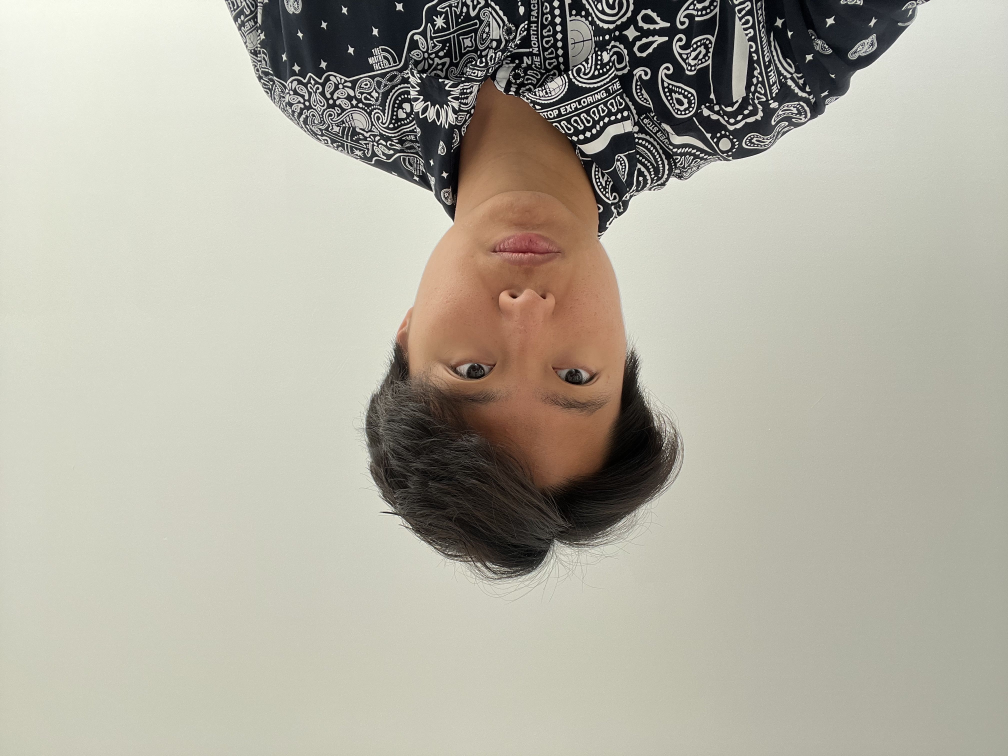
#> input picture COMP6528_CLAB1/image4.jpg, 4032 x 3024 px (shown at 1/4 size)
$ python task5.py
#> lines starting #> are read from the running program, lines starting #| are printed output that depends on the picture
# %%
# Imports
import numpy as np
import matplotlib.pyplot as plt
import cv2
import math

img3 = cv2.imread('image4.jpg', cv2.IMREAD_UNCHANGED)
#> img3 is the input picture: shape (3024, 4032, 3); mean B, G, R 160.8, 173.5, 177
img3 = cv2.rotate(img3, cv2.ROTATE_180)
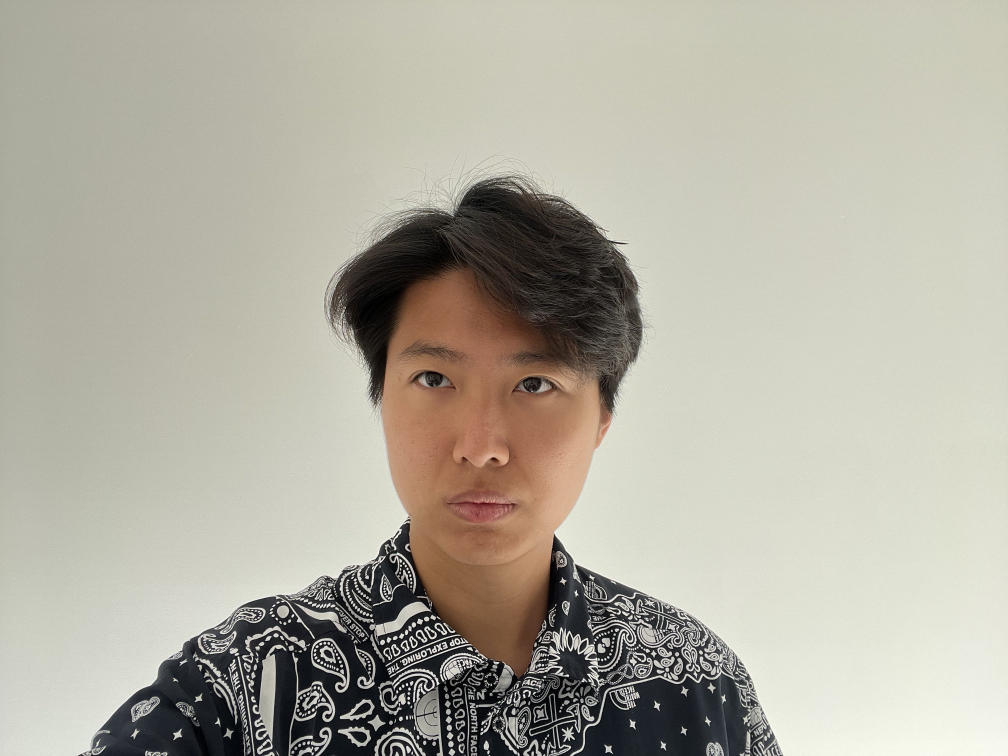
#> img3: shape (3024, 4032, 3) (shown at 1/4 size); mean B, G, R 160.8, 173.5, 177
img3 = cv2.cvtColor(img3, cv2.COLOR_BGR2RGB)
img3 = cv2.resize(img3, (512, 384))
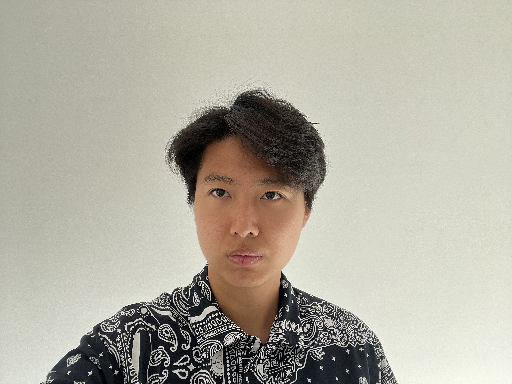
#> img3: shape (384, 512, 3); mean R, G, B 176.8, 173.3, 160.6
plt.imshow(img3)
plt.title('original image')
plt.show()


# %% 1
def my_rotation(img, angle):
#> called with angle = -90
    if angle > 90 or angle < -90:
        raise Exception('angle should be in [-90,90]')
    # get the rotation matrix
    rotation_matrix = cv2.getRotationMatrix2D((img.shape[1] // 2, img.shape[0] // 2), -angle, 1)
#> rotation_matrix = [[6.12e-17, 1, 64], [-1, 6.12e-17, 448]]
    # get the rotated image
    rotated_img = cv2.warpAffine(img, rotation_matrix, (img.shape[1], img.shape[0]))
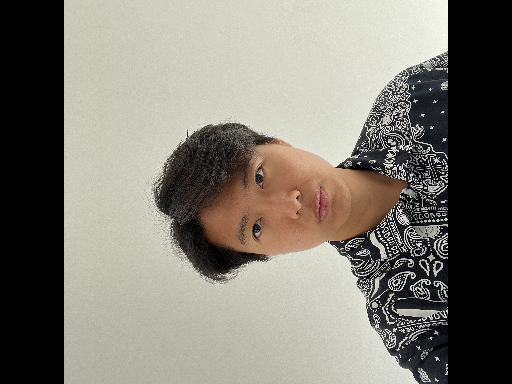
#> rotated_img: shape (384, 512, 3); mean R, G, B 126.8, 123.1, 113.8
    return rotated_img


plt.imshow(my_rotation(img3, -90))
plt.title('-90 degree')
plt.show()

plt.imshow(my_rotation(img3, -45))
plt.title('-45 degree')
plt.show()

plt.imshow(my_rotation(img3, -15))
plt.title('-15 degree')
plt.show()

plt.imshow(my_rotation(img3, 45))
#> call 4 of my_rotation, with angle = 45
#> in my_rotation (call 4), `rotated_img = cv2.warpAffine(img, rotation_matrix, (img.shape[1], img...`:
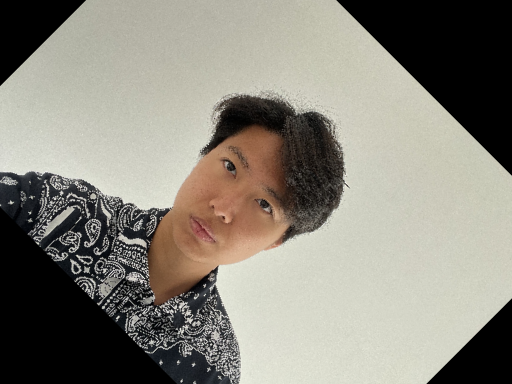
#> rotated_img: shape (384, 512, 3); mean R, G, B 138.3, 134.7, 124.4
plt.title('45 degree')
plt.show()

plt.imshow(my_rotation(img3, 90))
#> in my_rotation (call 5), `rotated_img = cv2.warpAffine(img, rotation_matrix, (img.shape[1], img...`:
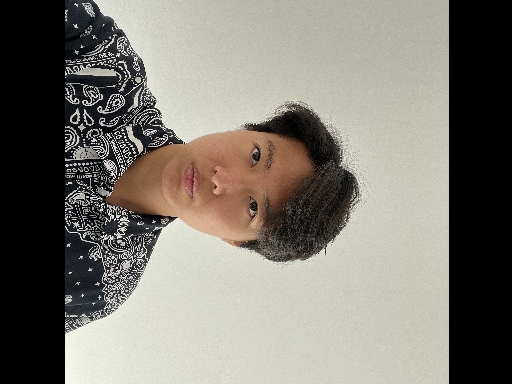
#> rotated_img: shape (384, 512, 3); mean R, G, B 126.7, 123.1, 113.7
plt.title('90 degree')
plt.show()


# %% 2
def my_rotation1(img, angle, forward=True):
    # create the result image
    img1 = np.zeros((img.shape[0], img.shape[1], img.shape[2]))
    # detect if the angle is in [-90,90]
    if angle > 90 or angle < -90:
        raise Exception('angle should be in [-90,90]')
    # get the center of the image
    center = np.array([img.shape[1] // 2, img.shape[0] // 2])
    # angle to radian
    pi_degree = math.radians(angle)
    # create the rotation matrix
    if forward:
        warping_matrix = np.array([[math.cos(pi_degree), -math.sin(pi_degree)], [math.sin(pi_degree),
                                                                                 math.cos(pi_degree)]])
    else:
        warping_matrix = np.linalg.inv(np.array([[math.cos(pi_degree), -math.sin(pi_degree)], [math.sin(pi_degree),
                                                                                               math.cos(pi_degree)]]))
    # iterate through index of the source or the result image
    for i in range(img.shape[0]):
        for j in range(img.shape[1]):
            # center the coordinate
            coordinate = np.array([j,i]) - center
            # perform the rotation
            coordinate_new = np.dot(warping_matrix, coordinate)
            # generate the new coordinate
            x = int(coordinate_new[0] + center[0])
            y = int(coordinate_new[1] + center[1])
            # check if the new coordinate is in the image
            if img.shape[1] > x >= 0 and img.shape[0] > y >= 0:
                # update the result image
                if forward:
                    img1[y,x] = img[i,j]
                else:
                    img1[i, j] = img[y, x]
    return img1.astype(np.uint8)

for i in [-90,-45,-15,45,90]:
    plt.imshow(my_rotation1(img3, i,True))
    plt.title(str(i)+' degree, forward')
    plt.show()
    plt.imshow(my_rotation1(img3, i, False))
    plt.title(str(i) + ' degree, backward')
    plt.show()
#> this loop made 5 passes
#> pass 2, `plt.show()`:
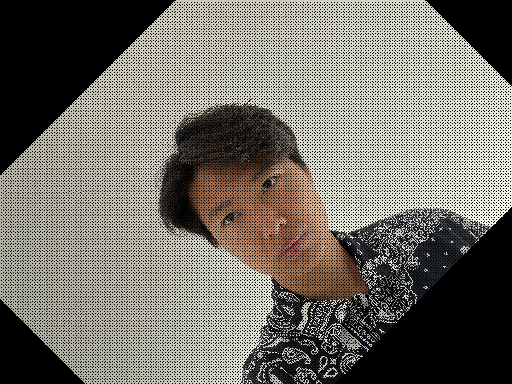
#> shown: shape (384, 512, 3); mean R, G, B 116.2, 113.2, 104.6

#%% 3
def my_rotation2(img, angle, interpolation):
#> called with angle = -45, interpolation = 0
    if angle > 90 or angle < -90:
        raise Exception('angle should be in [-90,90]')
    # get the rotation matrix
    rotation_matrix = cv2.getRotationMatrix2D((img.shape[1] // 2, img.shape[0] // 2), -angle, 1)
    # get the rotated image
    rotated_img = cv2.warpAffine(img, rotation_matrix, (img.shape[1], img.shape[0]),flags=interpolation)
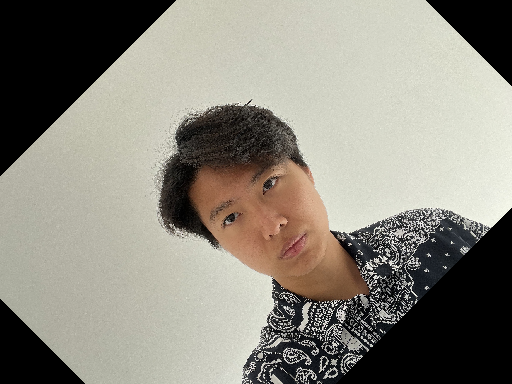
#> rotated_img: shape (384, 512, 3); mean R, G, B 140.2, 136.5, 126.1
    return rotated_img

plt.imshow(my_rotation2(img3, -45, cv2.INTER_NEAREST))
plt.title('45 degree, nearest')
plt.show()

plt.imshow(my_rotation2(img3, -45, cv2.INTER_LINEAR))
plt.title('45 degree, linear')
plt.show()
